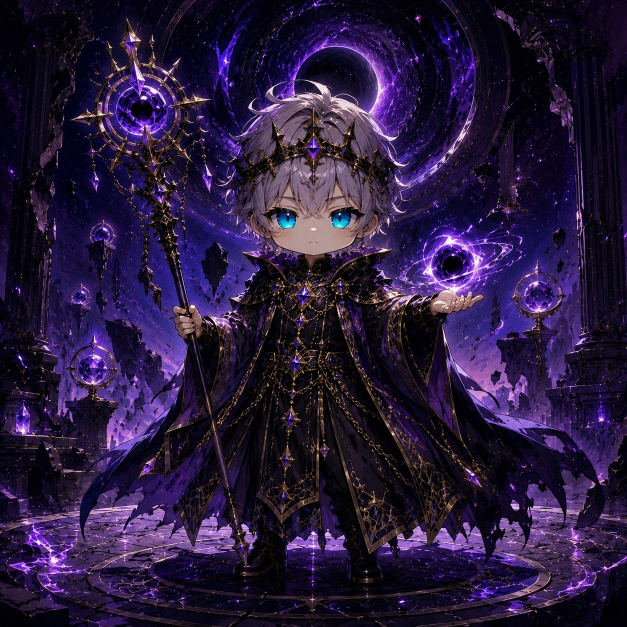
#> input picture images/IMG_20260925_183953_832.jpg, 1254 x 1254 px (shown at 1/2 size)
$ python -i clean_chroma_key.py   (imports and definitions only)
#> lines starting #> are read from the running program, lines starting #| are printed output that depends on the picture
#!/usr/bin/env python3
"""Remove green-screen residue from chroma-keyed trait layers.

Four of the five registered outfits were extracted from a green backdrop and
carry its residue: 16-49% of their alpha-edge pixels read green, peaking at 202
levels of green excess. `outfit_001` is clean only because it received an
`alpha_edge_contract_1` pass that the others never did.

Two passes, in order:

1. **Alpha contract.** Erode the alpha by one pixel. Keyed edges blend backdrop
   into the outermost pixel, so dropping that pixel removes most of the fringe
   without touching interior artwork.

2. **Edge-band despill.** Clamp green to `max(R, B)` — but *only* within a few
   pixels of the alpha edge, where spill actually lives.

The band restriction is the whole safety argument, and it is not theoretical. An
unrestricted despill measurably damages real artwork: run against
`outfit_003_verdant_alchemist`, it desaturated the green potion bottles on the
character's bandolier, shifting 173 pixels by more than 20 levels. Confined to a
3px band the same outfit loses 38, and the potions are untouched. A despill that
cannot tell spill from a green object is not safe to run on green objects.

Colour is only ever reduced toward neighbouring channels; nothing is invented,
and a pixel whose green already sits at or below max(R, B) is left alone.

Usage:
    python scripts/clean_chroma_key.py assets/outfits/outfit_002_*.png --in-place
"""
from __future__ import annotations

import argparse
import shutil
import sys
from pathlib import Path

from PIL import Image, ImageChops, ImageFilter

ROOT = Path(__file__).resolve().parent.parent

DEFAULT_CONTRACT = 1
DEFAULT_BAND = 3
GREEN_EXCESS = 25  # G above max(R,B) by more than this counts as contaminated


def green_pixels(image: Image.Image, threshold: int = GREEN_EXCESS) -> int:
    px = image.load()
    alpha = image.getchannel("A").load()
    count = 0
    for y in range(image.height):
        for x in range(image.width):
            if alpha[x, y] < 20:
                continue
            r, g, b, _ = px[x, y]
            if g - max(r, b) > threshold:
                count += 1
    return count


def edge_band(image: Image.Image, width: int) -> Image.Image:
    """Opaque pixels within `width` px of a transparent neighbour."""
    solid = image.getchannel("A").point(lambda v: 255 if v > 20 else 0)
    eroded = solid
    for _ in range(width):
        eroded = eroded.filter(ImageFilter.MinFilter(3))
    return ImageChops.subtract(solid, eroded)


def clean(image: Image.Image, contract: int = DEFAULT_CONTRACT,
          band: int = DEFAULT_BAND) -> tuple[Image.Image, dict]:
    before = green_pixels(image)

    alpha = image.getchannel("A")
    for _ in range(contract):
        alpha = alpha.filter(ImageFilter.MinFilter(3))
    result = image.copy()
    result.putalpha(alpha)

    mask = edge_band(result, band).load()
    px = result.load()
    despilled = 0
    for y in range(result.height):
        for x in range(result.width):
            if mask[x, y] == 0:
                continue
            r, g, b, a = px[x, y]
            if a == 0:
                continue
            cap = max(r, b)
            if g > cap:
                px[x, y] = (r, cap, b, a)
                despilled += 1

    source = image.load()
    shifted = sum(
        1
        for y in range(image.height)
        for x in range(image.width)
        if abs(source[x, y][1] - px[x, y][1]) > 20
    )
    after = green_pixels(result)
    return result, {
        "green_before": before,
        "green_after": after,
        "despilled_px": despilled,
        "artwork_shifts_over_20_levels": shifted,
    }


def main(argv: list[str] | None = None) -> int:
    parser = argparse.ArgumentParser(description=__doc__)
    parser.add_argument("sources", nargs="+", type=Path)
    parser.add_argument("--in-place", action="store_true")
    parser.add_argument("--out-dir", type=Path)
    parser.add_argument("--contract", type=int, default=DEFAULT_CONTRACT)
    parser.add_argument("--band", type=int, default=DEFAULT_BAND)
    parser.add_argument("--backup-dir", type=Path)
    args = parser.parse_args(argv)

    if not args.in_place and not args.out_dir:
        print("error: pass --in-place or --out-dir", file=sys.stderr)
        return 1

    for source in args.sources:
        image = Image.open(source).convert("RGBA")
        result, report = clean(image, args.contract, args.band)
        if args.backup_dir:
            args.backup_dir.mkdir(parents=True, exist_ok=True)
            shutil.copy2(source, args.backup_dir / source.name)
        destination = source if args.in_place else args.out_dir / source.name
        destination.parent.mkdir(parents=True, exist_ok=True)
        result.save(destination)
        print(
            f"{source.name}: green {report['green_before']} -> {report['green_after']}"
            f"  despilled {report['despilled_px']}"
            f"  artwork shifts>20 {report['artwork_shifts_over_20_levels']}"
        )
    return 0


# [2 lines not run here, left out]

>>> import cv2
>>> picture = cv2.imread('../images/IMG_20260925_183953_832.jpg', cv2.IMREAD_GRAYSCALE)
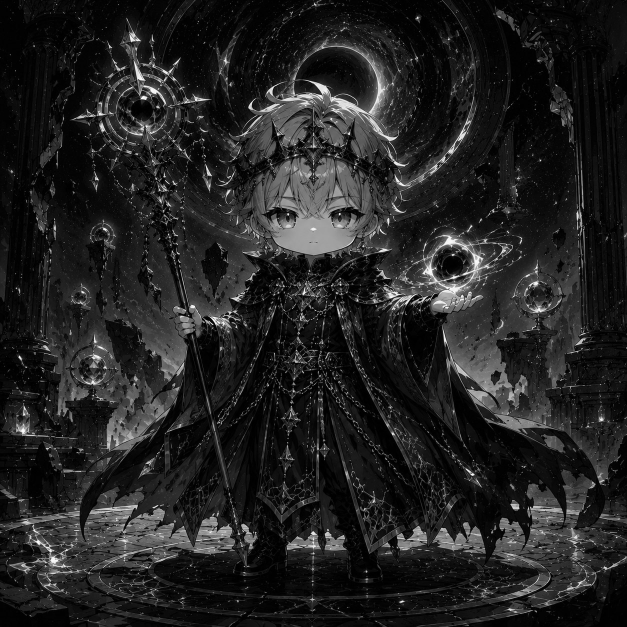
#> picture: shape (1254, 1254) (shown at 1/2 size); min 0, max 255, mean 34.6
>>> result = clean(picture)
#> (the run stopped early here; a loop or call above may not have finished)
